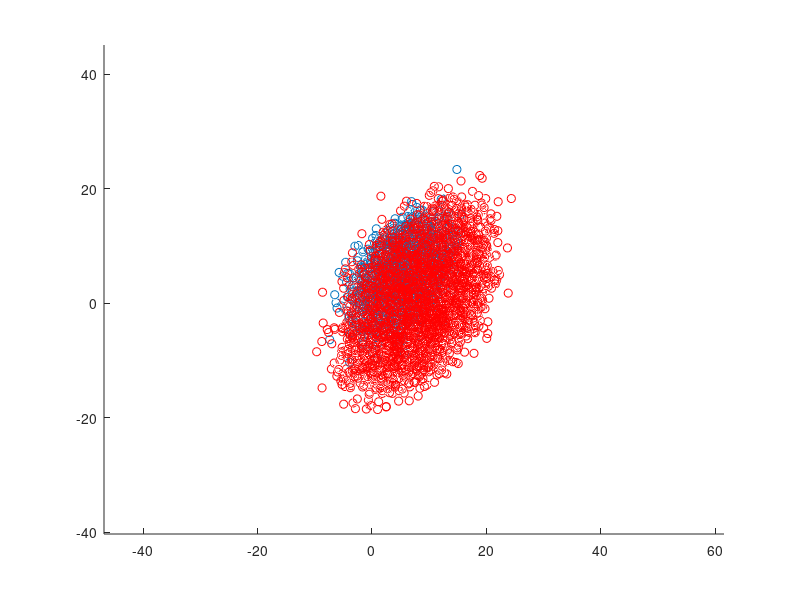

MATLAB code to generate this figure:
clear all
load ('donnees3.mat')

close all
figure(1)
hold on

axis equal

scatter3(C1(:, 1), C1(:,2),C1(:, 3))
scatter3(C2(:, 1), C2(:,2),C2(:, 3), 'r')
hold off

moyenne1_1 = mean(C1(:,1))
moyenne1_2 = mean(C1(:,2))
moyenne1_3 = mean(C1(:,3))

moyenne2_1 = mean(C2(:,1))
moyenne2_2 = mean(C2(:,2))
moyenne2_3 = mean(C2(:,3))

moy_all = cov(C2)
cov_all = cov(C2)